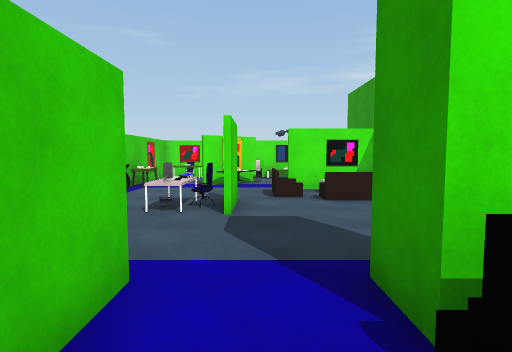
[1] (above)

24 first-person views from a walk through a scene from a Unity 3-D project. The camera is 1.5 m above the floor, tilts 4° down and sees 80° across. Doors are open. The floor is counted in squares, 1.43 m on a side. Each view is taken from the middle of a square. On the plan, view 1 faces up. The plan holds only what a view shows up to about 12 squares ahead; the rest is blank. The player character is not drawn. Some animated figures are not drawn. Surface patterns are stand-ins for the level's own textures.

[2]
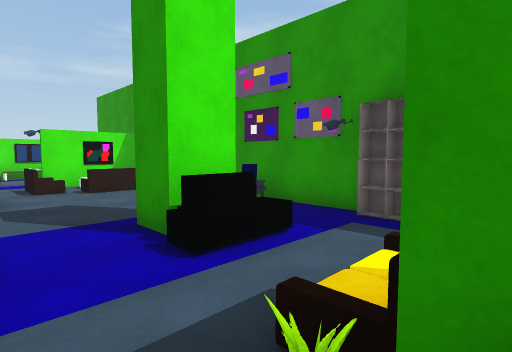

[3]
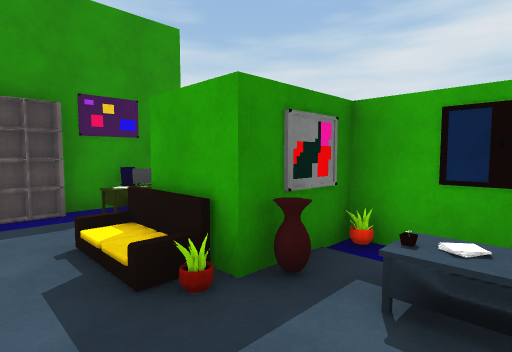

[4]
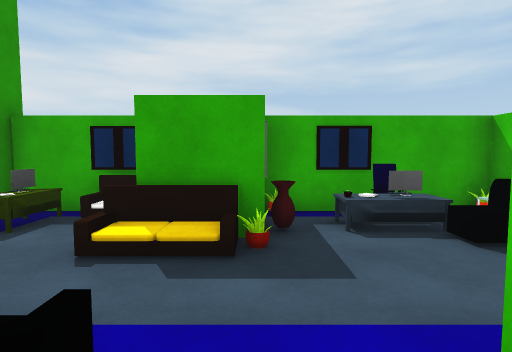

[5]
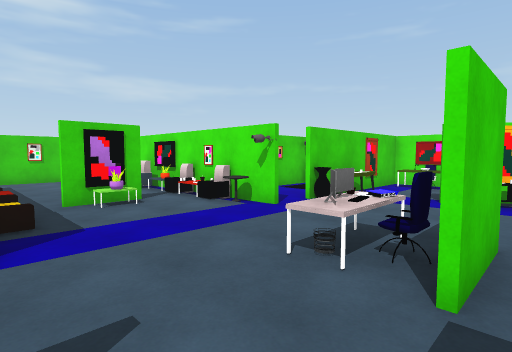

[6]
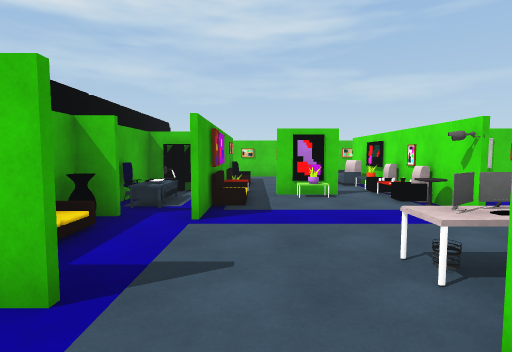

[7]
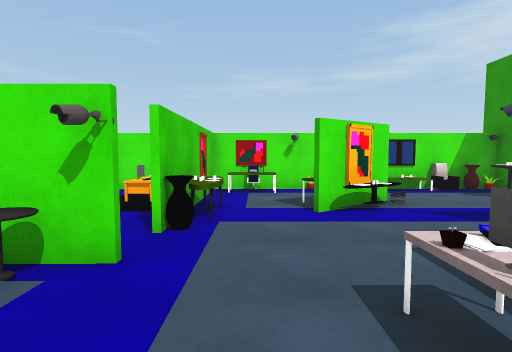

[8]
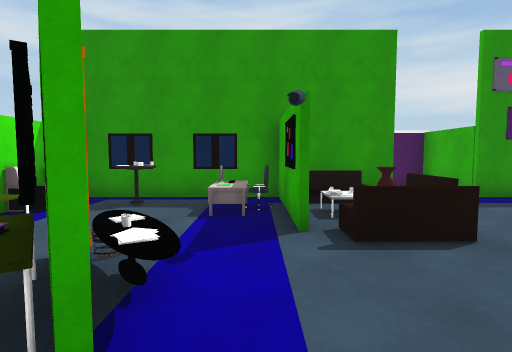

[9]
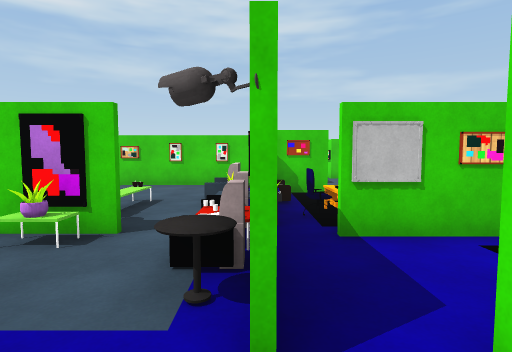

[10]
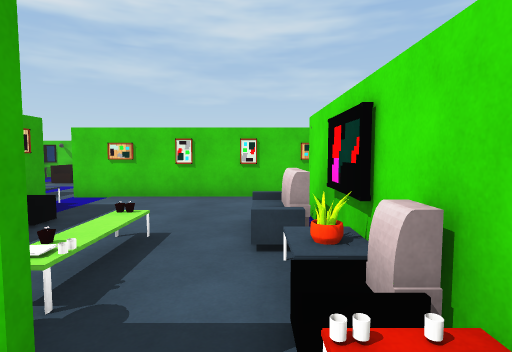

[11]
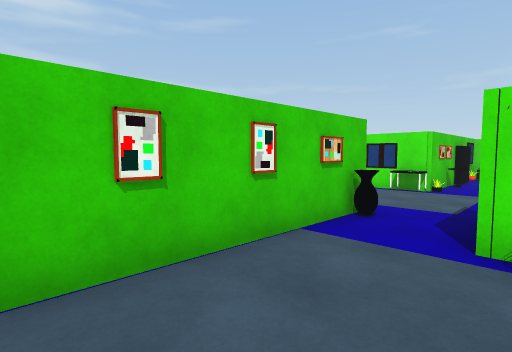

[12]
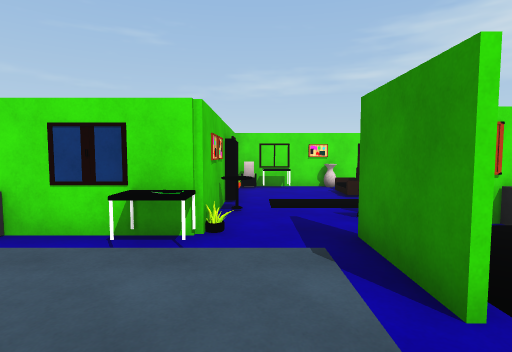

[13]
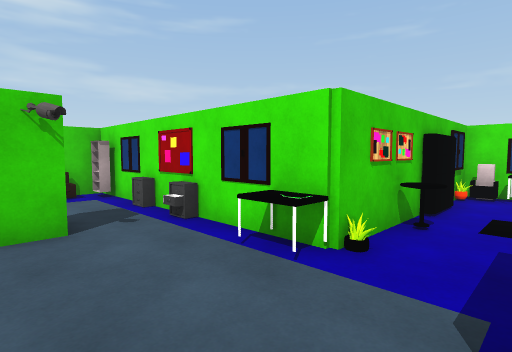

[14]
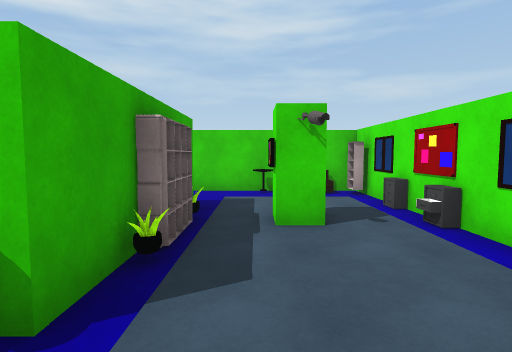

[15]
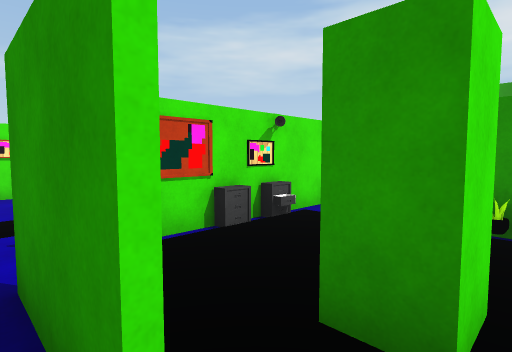

[16]
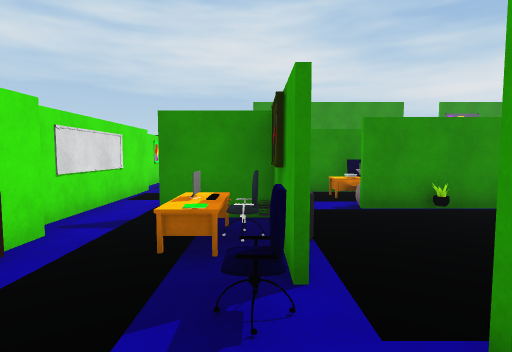

[17]
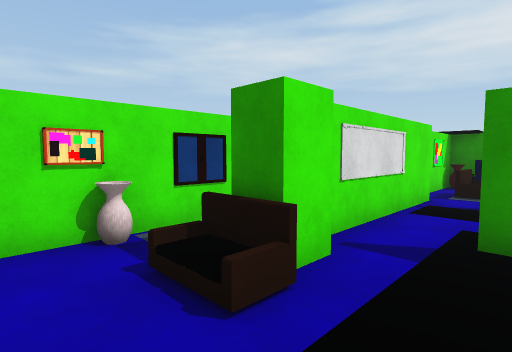

[18]
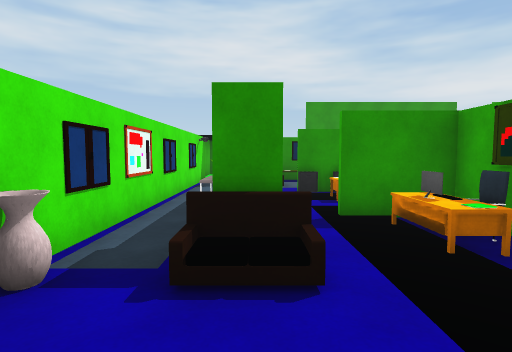

[19]
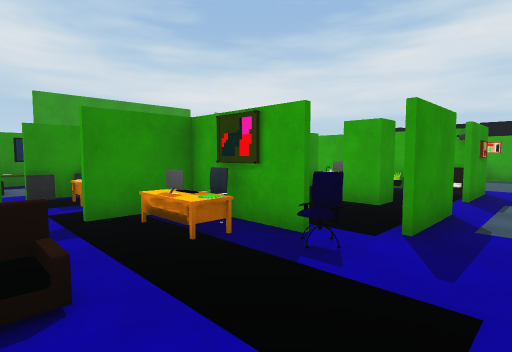

[20]
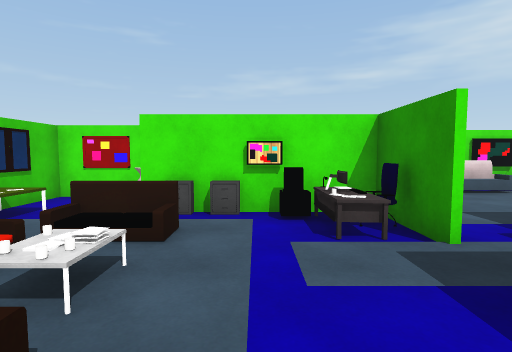

[21]
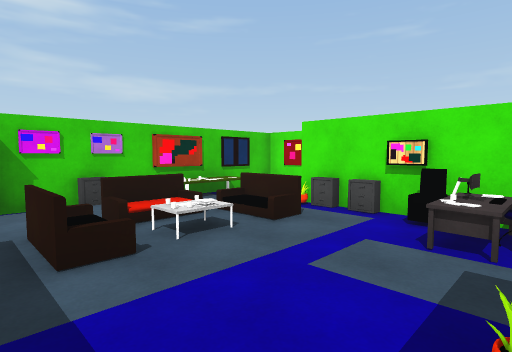

[22]
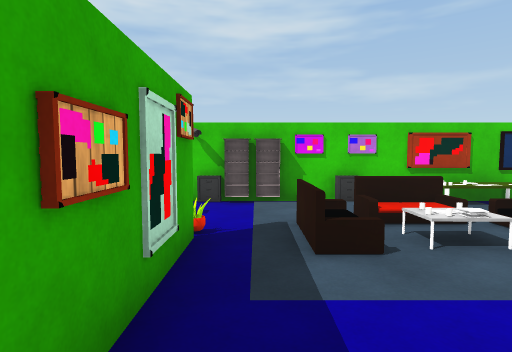

[23]
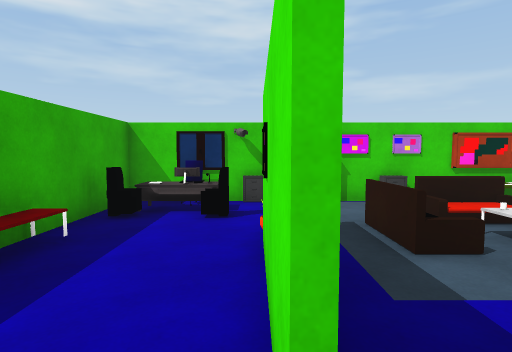

[24]
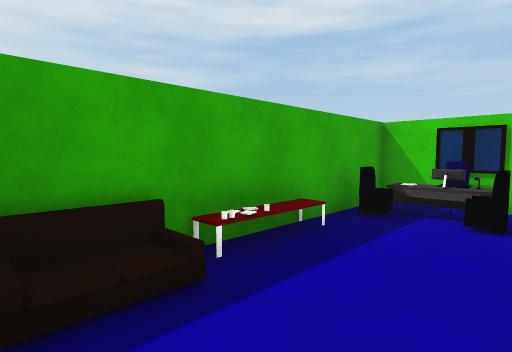

### Floor plan
Points are (right, up) in squares from view 1. A wall is a line through its corners. A room is listed if a view was taken in it or the views show most of it. See-through windows are left out.
Room 1 (views 1, 2, 3)
walls: (-1.1, 1.6) (-1.1, 0.6); (2.1, -3.6) (4.5, -3.6) (4.5, -1.4); (2.2, 1.6) (1, 1.6); (4.5, 0.6) (4.5, 2.6); (-4.3, -3.1) (-4.3, -3.6) (0, -3.6)
ways out: opening at (0, 2) to room 2; opening at (3, 2) to room 2
objects: other object (-4, -3); desk (-4, -2); other object (-3, -2); chair (-2, -3); other object (0, -3); other object (0, -1); sofa (1, -2); other object (1, 1) to (2, 1); sofa (2, -3); desk (3, -3); chair (4, -3) to (4, -2); bookshelf (4, -1) to (4, 0)
Room 2 (views 4, 5, 6, 7, 8, 9, 10, 11, 12, 13, 14, 15, 16, 17, 18, 19, 20, 21, 22, 23, 24)
walls: (-7.1, 9) (-7.1, 9.6); (-7, 9.5) (-7, 9); (-7, 6.2) (-7, 5.5); (-11.5, 10) (-11.5, 9.4); (-9.6, 11.3) (-10.5, 11.3) (-10.5, 12) (-9.6, 12); (-11.7, 11.8) (-11.7, 13.9); (-13.7, 6.6) (-13.7, 5.4); (-14.5, 9.7) (-13.6, 9.7); (-5.5, 3.1) (-4, 3.1); (-8, 0.9) (-6.4, 0.9); (-14.4, 13.9) (-19.5, 13.9); (-16.3, 12) (-16.3, 11.3) (-17.1, 11.3); (-17.4, 4.5) (-18.1, 4.5); (-0.6, 11.7) (-0.1, 12); (-1.1, 2.6) (-1.1, 1.6); (-9, 17.7) (-9.6, 17.7); (0.1, 12) (-0.5, 11.6); (-1.5, 14.6) (-2.5, 14.6); (-7.5, 18.2) (-8.5, 18.2); (-4, 18.2) (-5.6, 18.2); (1, 1.6) (1, 2.8); (-0.3, 16.2) (-0.3, 18.6) (-2.9, 18.6); (-20.9, 6.5) (-20.9, 0.4); (-9.6, 20.1) (-10.6, 20.1); (-20.9, 11.5) (-20.9, 9.1); (3.4, 9.4) (4.5, 9.4) (4.5, 14.6) (1.1, 14.6); (-13.7, 20.1) (-13.7, 19.4); (4, 9.3) (3.4, 9.3); (-20.9, 13.8) (-20.9, 13); (4.5, 6.5) (4.5, 8.8); (4.5, 2.6) (4.5, 4.6) (6.9, 4.6) (6.9, 5.6); (-0.9, 20.1) (-3.9, 20.1); (-20.9, -3.4) (-20.9, -4.9) (-14.1, -4.9)
low walls: (-17.7, 13.7) (-18.4, 13.7); (-20.6, 1.4) (-20.6, 0.7)
ways out: opening at (0, 2) to room 1; opening at (3, 2) to room 1; opening at (-8.5, 19) to room 3; open door at (-18, 5)
objects: chair (-21, -3) to (-20, -3); other object (-21, -2); bookshelf (-21, -1); other object (-21, 0); sofa (-21, 12); other object (-20, 3) to (-20, 5); other object (-20, 11); bookshelf (-20, 14); armchair (-19, -4); other object (-19, -3); sofa (-19, 1); other object (-18, -2); sofa (-18, 0); sofa (-18, 3); other object (-18, 4); other object (-17, -2); other object (-17, 10); other object (-16, -2); bookshelf (-16, 10); other object (-15, -2); other object (-15, 3); other object (-15, 4); other object (-15, 10); other object (-14, 1); chair (-14, 3); other object (-14, 4); other object (-14, 5); other object (-14, 7); other object (-14, 14); other object (-14, 15); other object (-14, 16); bookshelf (-14, 17); other object (-14, 19); other object (-13, 3); vase (-13, 9); other object (-13, 14); other object (-13, 16); armchair (-13, 20); sofa (-12, 8); other object (-12, 9); other object (-12, 20); armchair (-11, 3); other object (-11, 8); other object (-11, 9); chair (-11, 15); vase (-11, 20); armchair (-10, 8); other object (-10, 14); other object (-10, 15); desk (-10, 16); sofa (-10, 18); other object (-9, 3); other object (-9, 8); desk (-9, 10); chair (-9, 14); other object (-9, 15); bookshelf (-8, 2); armchair (-8, 7); other object (-8, 8); chair (-8, 9); other object (-8, 15); other object (-7, 2) to (-6, 2); other object (-7, 3); other object (-7, 5); other object (-7, 7); other object (-7, 8); other object (-7, 10); other object (-7, 11); other object (-7, 12); other object (-7, 13); chair (-6, 1); sofa (-6, 4); other object (-6, 5); armchair (-6, 8); desk (-6, 12); desk (-6, 16); other object (-5, 8); chair (-5, 12); other object (-5, 17); other object (-4, 2); other object (-4, 8); vase (-4, 9); other object (-4, 11); other object (-4, 13); other object (-4, 14); sofa (-3, 1); other object (-3, 7); chair (-3, 14); sofa (-3, 18) to (-2, 18); other object (-2, 6) to (-1, 7); other object (-2, 11); other object (-1, 6); other object (-1, 11) to (-1, 12); other object (-1, 13); other object (-1, 15) to (-1, 17); chair (-1, 18); chair (0, 6); other object (0, 11); sofa (1, 8); other object (1, 9); sofa (2, 7); other object (2, 9); desk (2, 10); other object (2, 12); armchair (2, 14); chair (3, 3); other object (3, 4); other object (3, 9); chair (3, 10); other object (3, 12); vase (3, 14); vase (4, 7); sofa (4, 8); other object (4, 14)
Room 3 (no view inside)
walls: (-3.9, 20.1) (-9.6, 20.1)
ways out: opening at (-8.5, 19) to room 2
objects: other object (-7, 18); other object (-7, 19) to (-6, 19)

Where each view was taken, in squares from view 1:
view 1: 0 up, 0 right, facing up
view 2: 2 down, 1 left, facing up-right
view 3: 0 up, 2 left, facing down-right
view 4: 2 up, 0 right, facing down
view 5: 3 up, 0 right, facing up-left
view 6: 4 up, 1 right, facing left
view 7: 5 up, 3 left, facing up
view 8: 10 up, 3 left, facing right
view 9: 8 up, 3 left, facing left
view 10: 7 up, 6 left, facing left
view 11: 4 up, 11 left, facing up-left
view 12: 10 up, 13 left, facing up
view 13: 11 up, 12 left, facing up-left
view 14: 11 up, 12 left, facing left
view 15: 11 up, 12 left, facing up-right
view 16: 15 up, 13 left, facing right
view 17: 16 up, 12 left, facing up-right
view 18: 18 up, 13 left, facing right
view 19: 18 up, 13 left, facing down-right
view 20: 1 down, 16 left, facing up
view 21: 1 down, 14 left, facing up-left
view 22: 1 down, 14 left, facing left
view 23: 2 down, 14 left, facing left
view 24: 2 down, 14 left, facing down-left
